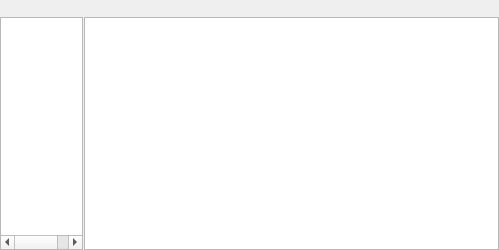
<?xml version="1.0" encoding="UTF-8"?>
<ui version="4.0">
 <class>ContentPlugin</class>
 <widget class="QWidget" name="ContentPlugin">
  <property name="geometry">
   <rect>
    <x>0</x>
    <y>0</y>
    <width>499</width>
    <height>250</height>
   </rect>
  </property>
  <property name="windowTitle">
   <string>Form</string>
  </property>
  <layout class="QVBoxLayout" name="verticalLayout" stretch="0,1">
   <property name="spacing">
    <number>0</number>
   </property>
   <property name="leftMargin">
    <number>0</number>
   </property>
   <property name="topMargin">
    <number>0</number>
   </property>
   <property name="rightMargin">
    <number>0</number>
   </property>
   <property name="bottomMargin">
    <number>0</number>
   </property>
   <item>
    <widget class="CommandBar" name="Header">
     <property name="sizePolicy">
      <sizepolicy hsizetype="MinimumExpanding" vsizetype="Fixed">
       <horstretch>0</horstretch>
       <verstretch>0</verstretch>
      </sizepolicy>
     </property>
    </widget>
   </item>
   <item>
    <widget class="QSplitter" name="Splitter">
     <property name="orientation">
      <enum>Qt::Horizontal</enum>
     </property>
     <property name="handleWidth">
      <number>1</number>
     </property>
     <widget class="FolderView" name="Folders">
      <property name="sizePolicy">
       <sizepolicy hsizetype="Expanding" vsizetype="Expanding">
        <horstretch>1</horstretch>
        <verstretch>0</verstretch>
       </sizepolicy>
      </property>
      <property name="acceptDrops">
       <bool>true</bool>
      </property>
      <property name="editTriggers">
       <set>QAbstractItemView::EditKeyPressed|QAbstractItemView::SelectedClicked</set>
      </property>
      <property name="dragEnabled">
       <bool>true</bool>
      </property>
      <property name="dragDropOverwriteMode">
       <bool>true</bool>
      </property>
      <property name="dragDropMode">
       <enum>QAbstractItemView::DragDrop</enum>
      </property>
      <property name="defaultDropAction">
       <enum>Qt::MoveAction</enum>
      </property>
      <property name="verticalScrollMode">
       <enum>QAbstractItemView::ScrollPerPixel</enum>
      </property>
      <property name="indentation">
       <number>16</number>
      </property>
      <attribute name="headerVisible">
       <bool>false</bool>
      </attribute>
      <column>
       <property name="text">
        <string notr="true">Folder</string>
       </property>
      </column>
     </widget>
     <widget class="ContentView" name="Content">
      <property name="sizePolicy">
       <sizepolicy hsizetype="Expanding" vsizetype="Expanding">
        <horstretch>5</horstretch>
        <verstretch>0</verstretch>
       </sizepolicy>
      </property>
      <property name="acceptDrops">
       <bool>true</bool>
      </property>
      <property name="editTriggers">
       <set>QAbstractItemView::EditKeyPressed|QAbstractItemView::SelectedClicked</set>
      </property>
      <property name="dragEnabled">
       <bool>true</bool>
      </property>
      <property name="dragDropOverwriteMode">
       <bool>true</bool>
      </property>
      <property name="dragDropMode">
       <enum>QAbstractItemView::DragDrop</enum>
      </property>
      <property name="defaultDropAction">
       <enum>Qt::MoveAction</enum>
      </property>
      <property name="selectionMode">
       <enum>QAbstractItemView::ExtendedSelection</enum>
      </property>
      <property name="iconSize">
       <size>
        <width>48</width>
        <height>48</height>
       </size>
      </property>
      <property name="verticalScrollMode">
       <enum>QAbstractItemView::ScrollPerPixel</enum>
      </property>
      <property name="horizontalScrollMode">
       <enum>QAbstractItemView::ScrollPerPixel</enum>
      </property>
      <property name="movement">
       <enum>QListView::Free</enum>
      </property>
      <property name="resizeMode">
       <enum>QListView::Adjust</enum>
      </property>
      <property name="viewMode">
       <enum>QListView::IconMode</enum>
      </property>
      <property name="uniformItemSizes">
       <bool>true</bool>
      </property>
     </widget>
    </widget>
   </item>
  </layout>
  <action name="CreateFolder">
   <property name="text">
    <string>Folder</string>
   </property>
   <property name="toolTip">
    <string>Create New Folder</string>
   </property>
  </action>
  <action name="Delete">
   <property name="text">
    <string>Delete</string>
   </property>
   <property name="toolTip">
    <string>Delete Selected Items</string>
   </property>
   <property name="shortcut">
    <string>Del</string>
   </property>
   <property name="shortcutContext">
    <enum>Qt::WidgetWithChildrenShortcut</enum>
   </property>
  </action>
  <action name="Import">
   <property name="text">
    <string>Import...</string>
   </property>
  </action>
  <action name="Rename">
   <property name="text">
    <string>Rename</string>
   </property>
   <property name="toolTip">
    <string>Rename Item</string>
   </property>
   <property name="shortcut">
    <string>F2</string>
   </property>
   <property name="shortcutContext">
    <enum>Qt::WidgetWithChildrenShortcut</enum>
   </property>
  </action>
  <action name="Reimport">
   <property name="text">
    <string>Reimport</string>
   </property>
   <property name="toolTip">
    <string>Reimport from original sroucse</string>
   </property>
  </action>
 </widget>
 <customwidgets>
  <customwidget>
   <class>CommandBar</class>
   <extends>QToolBar</extends>
   <header>commandbar.h</header>
   <container>1</container>
  </customwidget>
  <customwidget>
   <class>FolderView</class>
   <extends>QTreeWidget</extends>
   <header>folderview.h</header>
  </customwidget>
  <customwidget>
   <class>ContentView</class>
   <extends>QListWidget</extends>
   <header>contentview.h</header>
  </customwidget>
 </customwidgets>
 <resources/>
 <connections/>
</ui>
